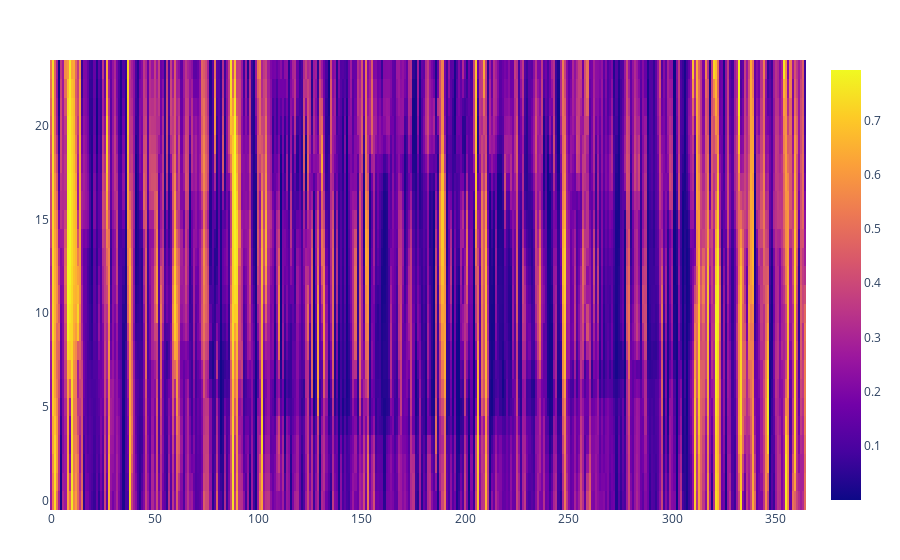

The notebook cell this image was saved under:
### Code cell
w = Matrix(data_org["TS_WIND_ONSHORE_AVG"])
z = reshape(w, 24, 365)
TSClustering.plot_basic_heatmap(matrix=z)

### Figure 1 — Plotly figure (JSON) as saved in the notebook; plotly's stock layout.template omitted (floating-point values rounded to 4 significant figures; data arrays with more than 128 entries replaced by an {"elided": "..."} marker saying what was removed)
{"data": [{"transpose": true, "type": "heatmap", "z": {"elided": "365x24 float values"}}], "layout": {"margin": {"b": 50, "l": 50, "r": 50, "t": 60}}}
